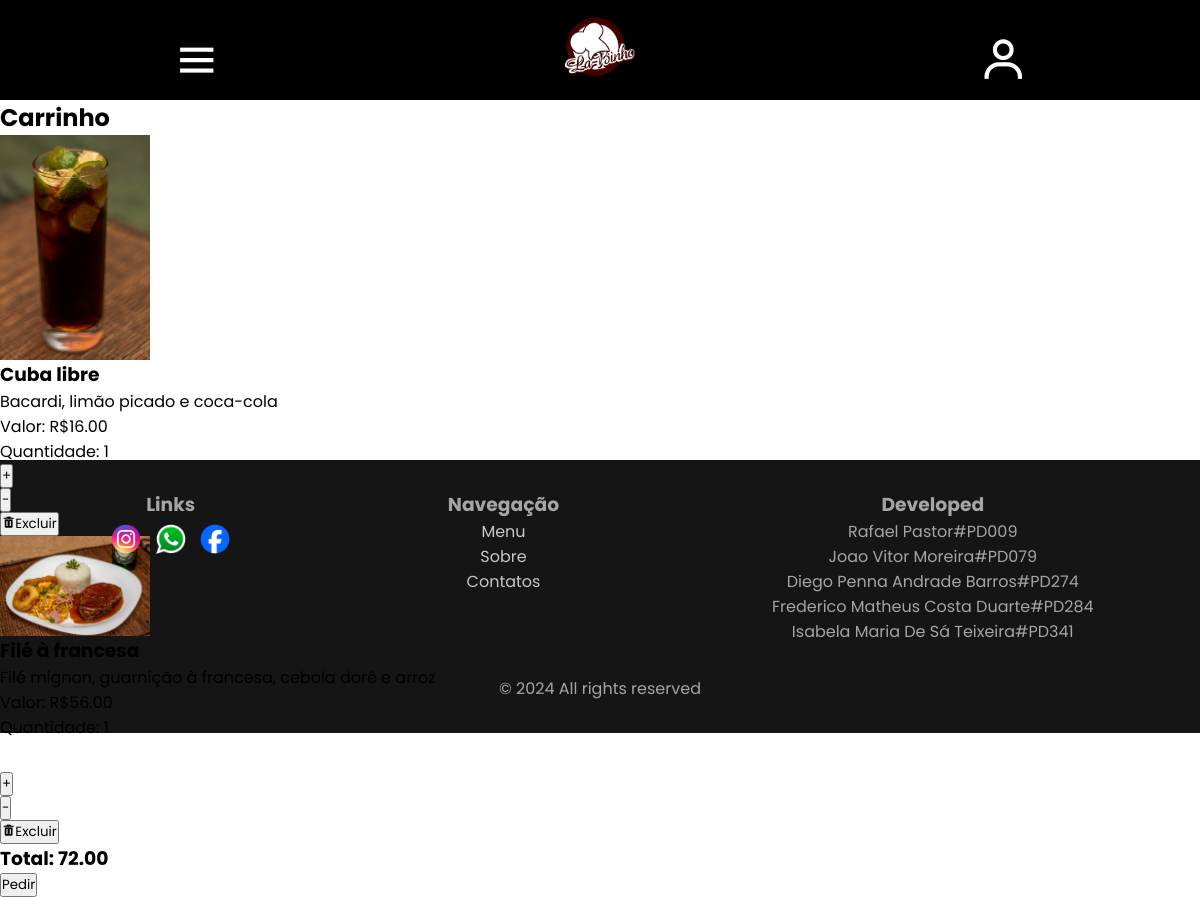
Page /carrinho (signed in) on the committed database.
### app/models/models.py (models this page shows)
class Carrinho(db.Model):
    __tablename__ = 'pedidos'
    id = db.Column(db.Integer, primary_key=True, autoincrement=True)
    user_id = db.Column(db.Integer, db.ForeignKey('users.id'), nullable=False)
    produto_id = db.Column(db.Integer, db.ForeignKey('cardapio.id'), nullable=False)
    quantidade = db.Column(db.Integer, nullable=False, default=1)
    data_pedido = db.Column(db.DateTime, default=db.func.current_timestamp(), nullable=False)
    valor_total = db.Column(db.Numeric(10, 2), nullable=False)

class Cardapio(db.Model):
    __tablename__ = 'cardapio'  # Nome da tabela no banco de dados
    id = db.Column(db.Integer, primary_key=True, autoincrement=True)  # ID único
    nome = db.Column(db.String(100), nullable=False)  # Nome do prato
    descricao = db.Column(db.Text, nullable=True)  # Descrição do produto
    valor = db.Column(db.Numeric(10, 2), nullable=False)  # Valor do prato
    imagem = db.Column(db.String(255), nullable=True)  # URL da imagem
    tipo = db.Column(db.Enum('Porção', 'Individual', 'Bebida', name='tipo_enum'), nullable=False)  # Tipo do item

### app/routes.py (the view)
@app.route('/carrinho', methods=['GET', 'POST'])
def carrinho():
    if 'username' in session:  # Verifica se o usuário está logado
        username = session['username']
        cargo = alquimias.resgatar_cargo(username)
        user = {'username': username, 'cargo': cargo}
    else:
        return redirect(url_for('login'))
    id_user = alquimias.resgatar_id(username)
    carrinho = db.session.query(Carrinho, Cardapio.descricao, Cardapio.nome, Cardapio.imagem) \
        .join(Cardapio, Carrinho.produto_id == Cardapio.id) \
        .filter(Carrinho.user_id == id_user) \
        .all()
    total = db.session.query(func.sum(Carrinho.quantidade * Cardapio.valor)) \
        .join(Cardapio, Carrinho.produto_id == Cardapio.id) \
        .filter(Carrinho.user_id == id_user) \
        .scalar()
    if total is None:
        total = 0
    return render_template(
        'carrinho.html',
        title='Carrinho',
        user=user,
        carrinho=carrinho,
        total=total
    )

### app/alquimias.py (called while the page is built)
def resgatar_id(username):
    res = db.session.scalars(select(User).where(User.username == username))
    res = res.first()
    return res.id

def resgatar_cargo(username):
    res = db.session.scalars(select(User).where(User.username == username))
    res = res.first()
    return res.cargo

### app/templates/carrinho.html (shortened to what this page needs)
<head>
    <link rel="stylesheet" href="{{ url_for('static', filename='css/carrinho.css') }}">
</head>
<div style="background-color:black">
    {% include "base.html" %}
</div>
{% block content %}
<div class="carrinho">
    <h2> Carrinho </h2>
    {% for carrinho, descricao, nome, imagem in carrinho %}
        {% include '_produto.html' %}
    {% endfor %}
    {% if total !=  0%}
        <h3> Total: {{total}}</h3>
        <div>
            <form action="" method="POST">
                <button type="submit">Pedir</button>
            </form>
        </div>
    {%endif%}
</div>
{% include "footer.html" %}
{% endblock %}

### app/templates/base.html (shortened to what this page needs)
<!doctype html>
<head>
    <link rel="stylesheet" href="{{ url_for('static', filename='css/base.css') }}">
    <link rel="stylesheet" href="{{ url_for('static', filename='css/card.css') }}">
    <link rel="stylesheet" href="{{ url_for('static', filename='css/index.css') }}">
    <link rel="stylesheet" href="{{ url_for('static', filename='css/footer.css') }}">
    <link rel="stylesheet" href="{{ url_for('static', filename='css/cardapio.css') }}">
    <link rel="stylesheet" href="{{ url_for('static', filename='css/carrinho.css') }}">
    <link href='https://unpkg.com/boxicons@2.1.4/css/boxicons.min.css' rel='stylesheet'>
</head>
<body>
    <section class="navbar">
        <div class="barra-links" id="seçao1">
            <button class="btn-icon-header" id = "sidebar">
                <i id="sidebar-button" class='bx bx-menu'></i>
            </button>
            <img src="{{ url_for('static', filename='imagens/labinho-ico-nobackground.png') }}" width="70px" alt="Logo-da-empresa" id="logo-binho-top">
            <a href="{{ url_for('login') }}" class="btn-icon-header" id="icon-login">
                <i class='bx bx-user'></i>
            </a>
        </div>
    </section>
</body>
</html>

### app/templates/_produto.html
<img src="{{ url_for('static', filename='imagens/Imagens cardapio/' + imagem.lower()) }}" width="150px">
<h3> {{nome}} </h3>
<p> {{descricao}}</p>
<p> Valor: R${{carrinho.valor_total}}</p>
<p> Quantidade: {{carrinho.quantidade}}</p>
<form action="{{ url_for('adicionar', id=carrinho.id) }}" method="POST">
    <button type="submit">+</button>
</form>
<form action="{{ url_for('retirar', id=carrinho.id) }}" method="POST">
    <button type="submit">-</button>
</form>
<form action="{{ url_for('excluirPedido', id=carrinho.id) }}" method="POST" onsubmit="return confirm('Tem certeza que deseja excluir este pedido?');">
    <button type="submit"><i class='bx bxs-trash'></i>Excluir</button>
</form>

### app/templates/footer.html
<footer>
    <div class="flexfoot">
        <div class="links">
            <div class="social">
                <h3 style="text-align: center;">Links</h3>
                <div class="flex-social">
                    <a href="https://www.instagram.com/la.binho/"><button class="btn-footer"><img src="{{ url_for ('static', filename='imagens/instagram-ico.png') }}" width="40px" alt="icone instagram"></button></a>
                    <a href="https://api.whatsapp.com/send?phone=553138343668"><button class="btn-footer"><img src="{{ url_for ('static', filename='imagens/zap-ico.png') }}" width="40px" alt="icone whatsapp"></button></a>
                    <a href="https://www.facebook.com/la.binho.1/?locale=pt_BR"><button class="btn-footer"><img src="{{ url_for ('static', filename='imagens/facebook-ico.png') }}"  width="40px" alt="icone facebook"></button></a>
                </div>
            </div>
        </div>
        <div class="navegacao">
            <h3>Navegação</h3>
            <a href="/index/index.html">Menu</a>
            <a href="#salao">Sobre</a>
            <a href="#contato">Contatos</a>
        </div>
        <div class="developed">
            <h3>Developed</h3>
            <p>Rafael Pastor#PD009</p>
            <p>Joao Vitor Moreira#PD079</p>
            <p>Diego Penna Andrade Barros#PD274</p>
            <p>Frederico Matheus Costa Duarte#PD284</p>
            <p>Isabela Maria De Sá Teixeira#PD341</p>
        </div>
    </div>
    <div class="copyright"><p>© 2024 All rights reserved</p></div>
    </footer>

### app/static/css/carrinho.css (style rules this page uses)
.carrinho { height: 30vw; }

### app/static/css/base.css (style rules this page uses)
* { margin: 0; padding: 0; font-family: "Poppins", sans-serif; }
.navbar { height: 100px; }
.barra-links { color: transparent; display: flex; justify-content: space-around; align-items: center; background-color: transparent; width: 100%; height: 100%; backdrop-filter: blur(10px); }
.btn-icon-header { background-color: transparent; border: none; color: #fff; cursor: pointer; font-size: 50px; padding-top: 20px; }

### app/static/css/card.css (style rules this page uses)
p:last-of-type { padding-bottom: 2rem; }

### app/static/css/footer.css (style rules this page uses)
footer { padding-top: 30px; background-color: #151515; color: #a5a5a5; }
.flexfoot { display: flex; margin:0%,4%,4%,0%; justify-content: space-around; }
.copyright,.navegacao,.links,.developed { text-align: center; }
.navegacao a { display: block; color: #c7c7c7; text-decoration: none; transition: 1s; }
.btn-footer { background-color: transparent; border: none; cursor: pointer; }

### rows in the picture
Carrinho: shows a picture, nome "Cuba libre", descricao "Bacardi, limão picado e coca-cola", valor_total "16.00", quantidade "1"
Carrinho: shows a picture, nome "Filé à francesa", descricao "Filé mignon, guarnição à francesa, cebola dorê e arroz", valor_total "56.00"

### other values in the picture
{{ total }} "72.00"
